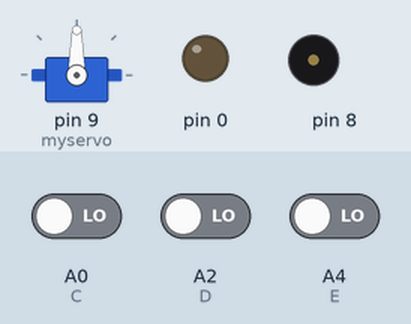
Simulated run of this sketch. Board: Arduino Uno, built with avr-gcc and run on an emulated ATmega328P. Parts: servo, output pins drawn as LEDs (lit = HIGH), buzzer (waves = sounding). The test bench sets the inputs (shaded band); at power-on: A0 (C) LOW, A4 (E) LOW, A2 (D) LOW.

Above: at 9.2 s.
9.3 s: A0 (C) driven HIGH
At 10.0 s:
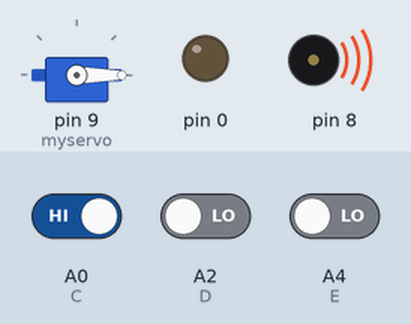
12.3 s: A4 (E) driven HIGH
At 13.1 s:
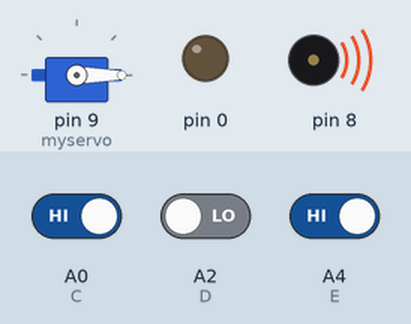
15.3 s: A2 (D) driven HIGH
At 16.1 s:
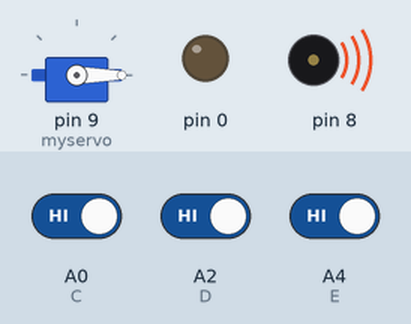
18.3 s: A0 (C) driven LOW
21.3 s: A2 (D) driven LOW
24.3 s: A4 (E) driven LOW
At 24.8 s:
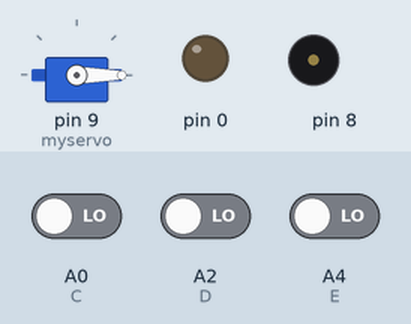
Timing chart, 0 to 26.9 s (numbered marks = the images above; inputs shaded):
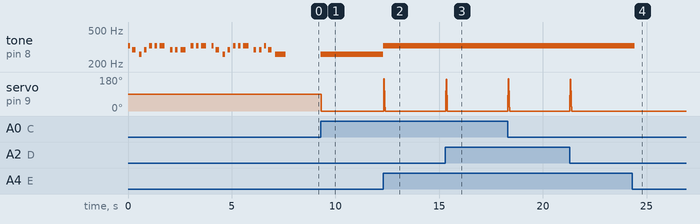

The sketch:

April_6.ino
```cpp
/*
Intro to IM
Arduino Assignment 3_Musical Instrument-Mini Piano
I made a mini piano with a buzzer and switches. There are three switches, each of which plays C or D or E note.
If you start the program, the melody for "Mary Little Lamb" will be played,
the song you can play with the three notes that switches play through the buzzer.
While you push the switch to make a sound, the lamb (attached to the servo motor) will make moves.

The link to the video of this work: https://youtu.be/SLZtUJMa43A

Materials Used:
3 Switches
1 Buzzer
1 Servo Motor

Written by Nakyeong Ahn
April 10, 2021
 */

#include "pitches.h" //notes are defined in this file
#include <Servo.h> //for usage of servo motor

Servo myservo;  // create servo object to control a servo

int pos = 0; //variable for position of motor

const int C = A0; //variable for switches
const int D = A2;
const int E = A4;

int melody[] = { //list of notes for melody
  NOTE_E, NOTE_D, NOTE_C, NOTE_D, NOTE_E, NOTE_E, NOTE_E, NOTE_D, NOTE_D, NOTE_D, NOTE_E, NOTE_E, NOTE_E,
  NOTE_E, NOTE_D, NOTE_C, NOTE_D, NOTE_E, NOTE_E, NOTE_E, NOTE_D, NOTE_D, NOTE_E, NOTE_D, NOTE_C
};

int rhythm[] = { //list of rhythm for melody
  10, 6, 8, 8, 8, 8, 4, 8, 8, 4, 8, 8, 4,
  10, 6, 8, 8, 8, 8, 4, 8, 8, 10, 6, 2
};

void setup() {

  for (int thisNote = 0; thisNote < 25; thisNote++) { //play the melody for once
    int rhythmDuration = 1000 / rhythm[thisNote];
    tone(8, melody[thisNote], rhythmDuration);
    int pauseBetweenNotes = rhythmDuration * 2.00;
    delay(pauseBetweenNotes); //pause between notes
    noTone(8);
  }
  pinMode(INPUT, C); //set switches as input
  pinMode(INPUT, D);
  pinMode(INPUT, E);

  myservo.attach(9); //set servomotor
}

void loop() {

  int C_read = digitalRead(C); //read the voltage from switches
  int D_read = digitalRead(D);
  int E_read = digitalRead(E);

  if (C_read == HIGH) { //if the switch is pushed
    tone(8, NOTE_C, 1000 / 8); //play the following note
  }
  if (D_read == HIGH) {
    tone(8, NOTE_D, 1000 / 8);
  }
  if (E_read == HIGH) {
    tone(8, NOTE_E, 1000 / 8);
  }
  if (E_read == HIGH || D_read == HIGH || C_read == HIGH) { //if any of the switches are pushed
    for (pos = 0; pos <= 180; pos += 1) { //move the servo motor
      myservo.write(pos);
    }
    for (pos = 180; pos >= 0; pos -= 1) {
      myservo.write(pos);
    }
  }
}
```

pitches.h
```cpp
#define NOTE_C 261
#define NOTE_D 294
#define NOTE_E 329
```

Measured:
- after the input at 9.3 s, tone on pin 8: silent → 261 Hz at once; servo on pin 9 (myservo): 90° → 0° at once
- after the input at 12.3 s, tone on pin 8: 261 Hz → 329 Hz at once; servo on pin 9 (myservo): 0° → 170° at once, → 106° 0.02 s later, → 21° 0.02 s later, → 0° 0.02 s later
- after the input at 15.3 s, servo on pin 9 (myservo): 0° → 106° at once, → 169° 0.02 s later, → 83° 0.02 s later, → 0° 0.02 s later
- after the input at 24.3 s, tone on pin 8: 329 Hz → silent after 0.12 s
